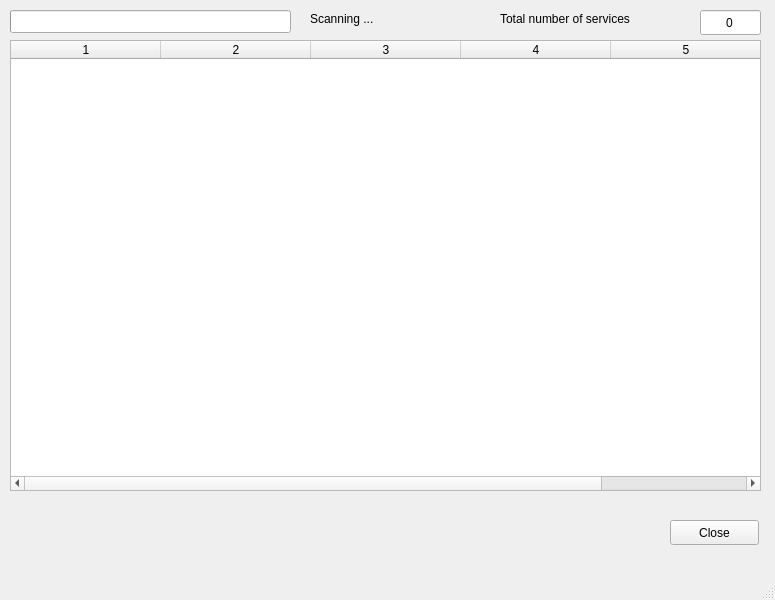
<?xml version="1.0" encoding="UTF-8"?>
<ui version="4.0">
 <class>MainWindow</class>
 <widget class="QMainWindow" name="MainWindow">
  <property name="geometry">
   <rect>
    <x>0</x>
    <y>0</y>
    <width>775</width>
    <height>600</height>
   </rect>
  </property>
  <property name="windowTitle">
   <string>MainWindow</string>
  </property>
  <widget class="QWidget" name="centralwidget">
   <widget class="QProgressBar" name="progressBar">
    <property name="geometry">
     <rect>
      <x>10</x>
      <y>10</y>
      <width>281</width>
      <height>23</height>
     </rect>
    </property>
    <property name="maximum">
     <number>39</number>
    </property>
    <property name="value">
     <number>0</number>
    </property>
    <property name="textVisible">
     <bool>false</bool>
    </property>
   </widget>
   <widget class="QLabel" name="labelScanning">
    <property name="geometry">
     <rect>
      <x>310</x>
      <y>10</y>
      <width>171</width>
      <height>17</height>
     </rect>
    </property>
    <property name="text">
     <string>Scanning ...</string>
    </property>
   </widget>
   <widget class="QLabel" name="labelNbServices">
    <property name="geometry">
     <rect>
      <x>500</x>
      <y>10</y>
      <width>191</width>
      <height>17</height>
     </rect>
    </property>
    <property name="text">
     <string>Total number of services</string>
    </property>
   </widget>
   <widget class="QLineEdit" name="lineEditNbServices">
    <property name="geometry">
     <rect>
      <x>700</x>
      <y>10</y>
      <width>61</width>
      <height>25</height>
     </rect>
    </property>
    <property name="text">
     <string>0</string>
    </property>
    <property name="alignment">
     <set>Qt::AlignCenter</set>
    </property>
   </widget>
   <widget class="QTableWidget" name="tableWidgetService">
    <property name="geometry">
     <rect>
      <x>10</x>
      <y>40</y>
      <width>751</width>
      <height>451</height>
     </rect>
    </property>
    <property name="columnCount">
     <number>5</number>
    </property>
    <attribute name="horizontalHeaderVisible">
     <bool>true</bool>
    </attribute>
    <attribute name="horizontalHeaderDefaultSectionSize">
     <number>150</number>
    </attribute>
    <column/>
    <column/>
    <column/>
    <column/>
    <column/>
   </widget>
   <widget class="QPushButton" name="pushButtonClose">
    <property name="geometry">
     <rect>
      <x>670</x>
      <y>520</y>
      <width>89</width>
      <height>25</height>
     </rect>
    </property>
    <property name="text">
     <string>Close</string>
    </property>
   </widget>
  </widget>
  <widget class="QMenuBar" name="menubar">
   <property name="geometry">
    <rect>
     <x>0</x>
     <y>0</y>
     <width>775</width>
     <height>22</height>
    </rect>
   </property>
  </widget>
  <widget class="QStatusBar" name="statusbar"/>
 </widget>
 <resources/>
 <connections/>
</ui>
